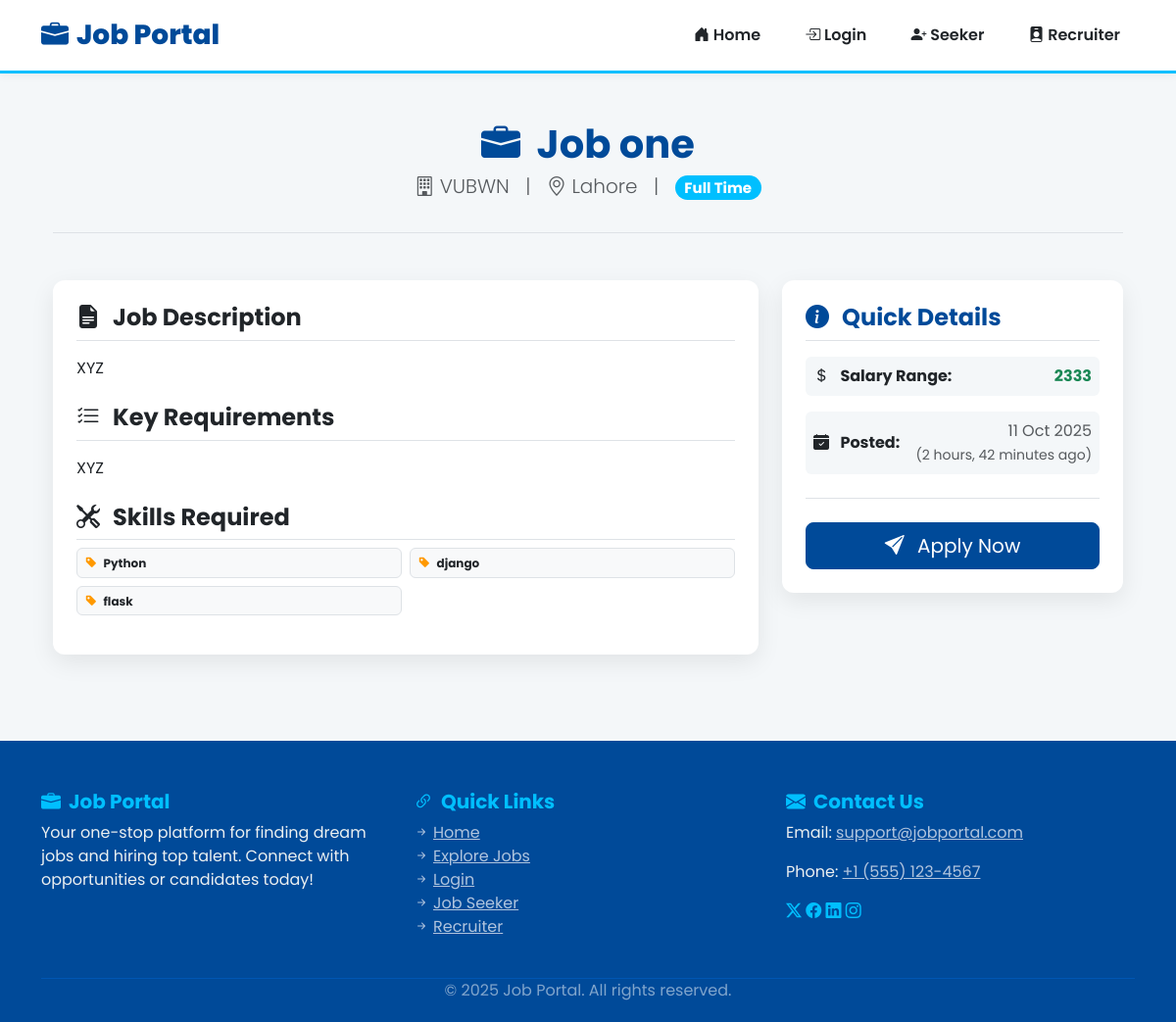
The page /job/27/details/ on the database its author committed.
### myapp/models.py (models this page shows, shortened)
class Job(models.Model):
    JOB_TYPES = [
        ('full-time', 'Full Time'),
        ('part-time', 'Part Time'),
        ('internship', 'Internship'),
        ('contract', 'Contract'),
    ]
    JOB_STATUS = [
        ('active', 'Active'),
        ('deactivate', 'Deactivate'),
        ('closed', 'Closed'),
    ]
    job_id = models.AutoField(primary_key=True)
    recruiter = models.ForeignKey(Recruiter, on_delete=models.CASCADE, related_name='jobs')
    title = models.CharField(max_length=255)
    description = models.TextField()
    requirements = models.TextField()
    skills = models.TextField(
        blank=True,
        null=True,
        help_text="Enter skills as comma-separated values, e.g., Python, Django, AWS"
    )
    location = models.CharField(max_length=255)
    salary_range = models.CharField(max_length=255, blank=True, null=True)
    employment_type = models.CharField(max_length=20, choices=JOB_TYPES)
    posted_at = models.DateTimeField(auto_now_add=True)
    updated_at = models.DateTimeField(auto_now=True)
    status = models.CharField(max_length=20, choices=JOB_STATUS, default='active')

class Recruiter(models.Model):
    recruiter_id = models.AutoField(primary_key=True)
    username = models.CharField(max_length=150, unique=True)
    email = models.EmailField(unique=True)
    password_hash = models.CharField(max_length=255)
    company_name = models.CharField(max_length=255, blank=True, null=True)
    created_at = models.DateTimeField(auto_now_add=True)
    updated_at = models.DateTimeField(auto_now=True)

class Company(models.Model):
    company_id = models.AutoField(primary_key=True)
    recruiter = models.OneToOneField(Recruiter, on_delete=models.CASCADE)  # one recruiter → one company
    name = models.CharField(max_length=255)
    website = models.URLField(blank=True, null=True)
    description = models.TextField(blank=True, null=True)
    created_at = models.DateTimeField(auto_now_add=True)

### myapp/views.py (the view)
# urls.py: path('job/<int:job_id>/details/', views.job_detail, name='job_detail'),
def job_detail(request, job_id):
    job = get_object_or_404(Job, pk=job_id)
    skills_list = job.skills.split(',') if job.skills else []
    return render(request, 'job_detail.html', {
        'job': job,
        'skills_list': skills_list
    })

### templates/job_detail.html (shortened to what this page needs)
{% extends "base.html" %}
{% block content %}
<div class="container my-5">
    <div class="text-center mb-5 pb-3 border-bottom">
        <h1 class="fw-bold mb-1" style="color: var(--primary-color);">
            <i class="bi bi-briefcase-fill me-2"></i> {{ job.title }}
        </h1>
        <p class="lead text-muted">
            <i class="bi bi-building"></i> {{ job.recruiter.company.name }} &nbsp; | &nbsp;
            <i class="bi bi-geo-alt"></i> {{ job.location }} &nbsp; | &nbsp;
            <span class="badge rounded-pill" style="background-color: var(--secondary-color); color: white;">
                {{ job.get_employment_type_display }}
            </span>
        </p>
    </div>
    <div class="row g-4">
        <div class="col-lg-8">
            <div class="card-form p-4 h-100">
                <div class="mb-4">
                    <h4 class="fw-bold pb-2 border-bottom"><i class="bi bi-file-earmark-text-fill me-2"></i> Job Description</h4>
                    <p>{{ job.description|linebreaks }}</p>
                </div>
                <div class="mb-4">
                    <h4 class="fw-bold pb-2 border-bottom"><i class="bi bi-list-check me-2"></i> Key Requirements</h4>
                    <p>{{ job.requirements|linebreaks }}</p>
                </div>
{% if skills_list %}
<div class="mb-0">
    <h4 class="fw-bold pb-2 border-bottom"><i class="bi bi-tools me-2"></i> Skills Required</h4>
    <ul class="list-unstyled row g-2">
        {% for skill in skills_list %}
            <li class="col-sm-6">
                <span class="badge bg-light text-dark border p-2 w-100 text-start">
                    <i class="bi bi-tag-fill me-1" style="color: var(--accent-color);"></i> {{ skill }}
                </span>
            </li>
        {% endfor %}
    </ul>
</div>
{% endif %}
            </div>
        </div>
        <div class="col-lg-4">
            <div class="card-form p-4 sticky-top" style="top: 1rem;">
                <h4 class="fw-bold pb-2 border-bottom mb-3" style="color: var(--primary-color);">
                    <i class="bi bi-info-circle-fill me-2"></i> Quick Details
                </h4>
                <div class="d-flex justify-content-between align-items-center mb-3 p-2 rounded" style="background-color: var(--light-bg);">
                    <p class="mb-0 fw-bold"><i class="bi bi-currency-dollar me-2" style="color: var(--success-color);"></i> Salary Range:</p>
                    <span class="fw-bold text-success">{{ job.salary_range }}</span>
                </div>
                <div class="d-flex justify-content-between align-items-center mb-4 p-2 rounded" style="background-color: var(--light-bg);">
                    <p class="mb-0 fw-bold"><i class="bi bi-calendar-check-fill me-2"></i> Posted:</p>
                    <span class="text-muted text-end">
                        {{ job.posted_at|date:"d M Y" }} <br>
                        <small>({{ job.posted_at|timesince }} ago)</small>
                    </span>
                </div>
                <form method="post" action="{% url 'apply_job' job.job_id %}" class="mt-4 pt-4 border-top">
    {% if job.status == 'active' %}
        <button type="submit" class="btn btn-primary btn-lg w-100">
            <i class="bi bi-send-fill me-2"></i> Apply Now
        </button>
    {% else %}
        <button type="button" class="btn btn-secondary btn-lg w-100" disabled>
            <i class="bi bi-x-circle me-2"></i>
            {% if job.status == 'deactivate' %}Not Accepting Applications{% endif %}
            {% if job.status == 'closed' %}Applications Closed{% endif %}
        </button>
    {% endif %}
</form>
            </div>
        </div>
    </div>
</div>
{% endblock %}

### templates/base.html (style rules this page uses)
:root { --primary-color: #004a99; --secondary-color: #00bfff; --accent-color: #ff9900; --text-color: #212529; --light-bg: #f4f7f9; --card-bg: #ffffff; --card-shadow: 0 8px 25px rgba(0, 0, 0, 0.08); --transition-speed: 0.3s; }
body { background-color: var(--light-bg); font-family: 'Poppins', sans-serif; color: var(--text-color); min-height: 100vh; display: flex; flex-direction: column; }
.card-form, .table-responsive, .feature-card { background-color: var(--card-bg); padding: 30px; border-radius: 12px; box-shadow: var(--card-shadow); border: none; }
.btn-primary { background-color: var(--primary-color); border-color: var(--primary-color); }

### rows shown on the page
Job: title "Job one", recruiter.company.name "VUBWN", location "Lahore", employment_type "Full Time", description "XYZ", requirements "XYZ", salary_range "2333", posted_at "11 Oct 2025", posted_at "2 hours, 42 minutes"

### other values the page prints
{{ skill }} "Python" "django" "flask"
